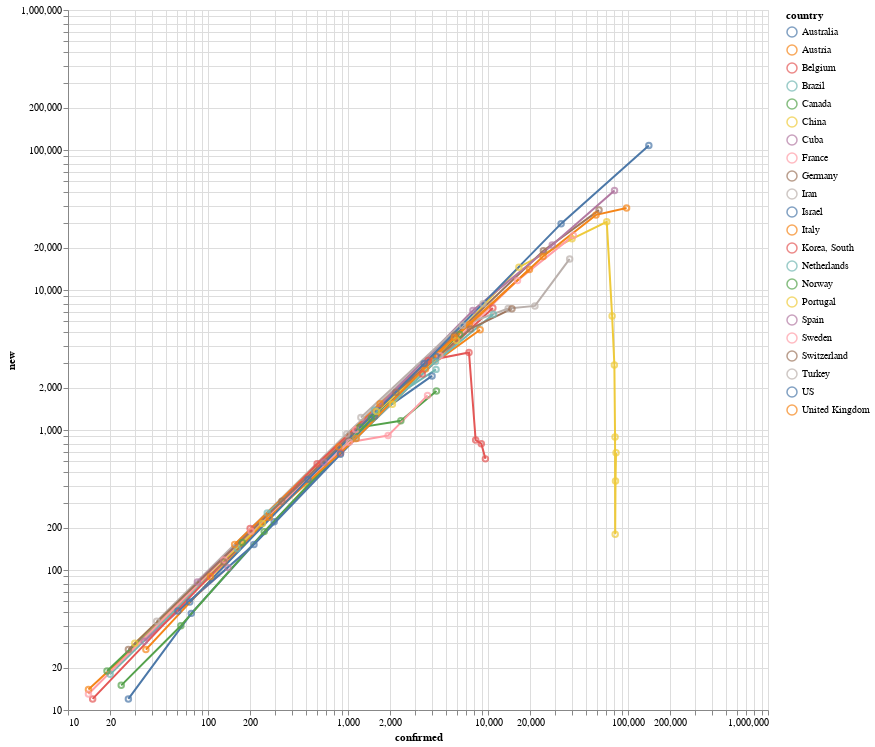

Source (notebook cell):
### Code cell
totals = raw_dfs.groupby('country').agg(total=('confirmed', 'max'))
countries = list(totals.index[totals['total'] > 3000]) + ['Cuba']

# countries = ['US', 'Italy', 'China', 'Spain', 'France', 'United Kingdom', 'Germany', 'Cuba', 'Korea, South', 'Japan']
# countries = raw_data.keys()
data = raw_dfs[raw_dfs['country'].isin(countries)]

chart = alt.Chart(data).mark_line().encode(
    x=alt.X('confirmed', scale=alt.Scale(type='log')),
    y=alt.Y('new', scale=alt.Scale(type='log')),
    color='country',
    tooltip='country',
) + alt.Chart(data).mark_point().encode(
    x=alt.X('confirmed', scale=alt.Scale(type='log')),
    y=alt.Y('new', scale=alt.Scale(type='log')),
    color='country',
)

chart.properties(width=700, height=700).interactive()

### Figure 1 — Vega-Lite specification as saved in the notebook (floating-point values rounded to 4 significant figures)
{"config": {"view": {"continuousWidth": 400, "continuousHeight": 300}}, "layer": [{"mark": "line", "encoding": {"color": {"type": "nominal", "field": "country"}, "tooltip": {"type": "nominal", "field": "country"}, "x": {"type": "quantitative", "field": "confirmed", "scale": {"type": "log"}}, "y": {"type": "quantitative", "field": "new", "scale": {"type": "log"}}}, "selection": {"selector001": {"type": "interval", "bind": "scales", "encodings": ["x", "y"]}}}, {"mark": "point", "encoding": {"color": {"type": "nominal", "field": "country"}, "x": {"type": "quantitative", "field": "confirmed", "scale": {"type": "log"}}, "y": {"type": "quantitative", "field": "new", "scale": {"type": "log"}}}}], "data": {"name": "data-6fc450d83c4810cbc31ac5a6cfa384e7"}, "height": 700, "width": 700, "$schema": "https://vega.github.io/schema/vega-lite/v4.0.2.json", "datasets": {"data-6fc450d83c4810cbc31ac5a6cfa384e7": [{"week": 5, "confirmed": 27, "new": 12.0, "country": "Australia"}, {"week": 6, "confirmed": 76, "new": 49.0, "country": "Australia"}, {"week": 7, "confirmed": 297, "new": 221.0, "country": "Australia"}, {"week": 8, "confirmed": 1549, "new": 1252.0, "country": "Australia"}, {"week": 9, "confirmed": 3984, "new": 2435.0, "country": "Australia"}, {"week": 5, "confirmed": 14, "new": 14.0, "country": "Austria"}, {"week": 6, "confirmed": 104, "new": 90.0, "country": "Austria"}, {"week": 7, "confirmed": 860, "new": 756.0, "country": "Austria"}, {"week": 8, "confirmed": 3582, "new": 2722.0, "country": "Austria"}, {"week": 9, "confirmed": 8788, "new": 5206.0, "country": "Austria"}, {"week": 6, "confirmed": 200, "new": 198.0, "country": "Belgium"}, {"week": 7, "confirmed": 886, "new": 686.0, "country": "Belgium"}, {"week": 8, "confirmed": 3401, "new": 2515.0, "country": "Belgium"}, {"week": 9, "confirmed": 10836, "new": 7435.0, "country": "Belgium"}, {"week": 6, "confirmed": 20, "new": 18.0, "country": "Brazil"}, {"week": 7, "confirmed": 162, "new": 142.0, "country": "Brazil"}, {"week": 8, "confirmed": 1546, "new": 1384.0, "country": "Brazil"}, {"week": 9, "confirmed": 4256, "new": 2710.0, "country": "Brazil"}, {"week": 5, "confirmed": 24, "new": 15.0, "country": "Canada"}, {"week": 6, "confirmed": 64, "new": 40.0, "country": "Canada"}, {"week": 7, "confirmed": 252, "new": 188.0, "country": "Canada"}, {"week": 8, "confirmed": 1469, "new": 1217.0, "country": "Canada"}, {"week": 9, "confirmed": 6280, "new": 4811.0, "country": "Canada"}, {"week": 0, "confirmed": 2075, "new": 1527.0, "country": "China"}, {"week": 1, "confirmed": 16630, "new": 14560.0, "country": "China"}, {"week": 2, "confirmed": 39829, "new": 23200.0, "country": "China"}, {"week": 3, "confirmed": 70513, "new": 30680.0, "country": "China"}, {"week": 4, "confirmed": 77022, "new": 6509.0, "country": "China"}, {"week": 5, "confirmed": 79932, "new": 2910.0, "country": "China"}, {"week": 6, "confirmed": 80823, "new": 891.0, "country": "China"}, {"week": 7, "confirmed": 81003, "new": 180.0, "country": "China"}, {"week": 8, "confirmed": 81435, "new": 432.0, "country": "China"}, {"week": 9, "confirmed": 82122, "new": 687.0, "country": "China"}, {"week": 8, "confirmed": 35, "new": 31.0, "country": "Cuba"}, {"week": 9, "confirmed": 139, "new": 104.0, "country": "Cuba"}, {"week": 5, "confirmed": 130, "new": 118.0, "country": "France"}, {"week": 6, "confirmed": 1136, "new": 1006.0, "country": "France"}, {"week": 7, "confirmed": 4532, "new": 3396.0, "country": "France"}, {"week": 8, "confirmed": 16243, "new": 11710.0, "country": "France"}, {"week": 9, "confirmed": 40708, "new": 24460.0, "country": "France"}, {"week": 5, "confirmed": 130, "new": 114.0, "country": "Germany"}, {"week": 6, "confirmed": 1040, "new": 910.0, "country": "Germany"}, {"week": 7, "confirmed": 5795, "new": 4755.0, "country": "Germany"}, {"week": 8, "confirmed": 24873, "new": 19080.0, "country": "Germany"}, {"week": 9, "confirmed": 62095, "new": 37220.0, "country": "Germany"}, {"week": 4, "confirmed": 43, "new": 43.0, "country": "Iran"}, {"week": 5, "confirmed": 978, "new": 935.0, "country": "Iran"}, {"week": 6, "confirmed": 6566, "new": 5588.0, "country": "Iran"}, {"week": 7, "confirmed": 13938, "new": 7372.0, "country": "Iran"}, {"week": 8, "confirmed": 21638, "new": 7700.0, "country": "Iran"}, {"week": 9, "confirmed": 38309, "new": 16670.0, "country": "Iran"}, {"week": 6, "confirmed": 61, "new": 51.0, "country": "Israel"}, {"week": 7, "confirmed": 213, "new": 152.0, "country": "Israel"}, {"week": 8, "confirmed": 883, "new": 670.0, "country": "Israel"}, {"week": 9, "confirmed": 4247, "new": 3364.0, "country": "Israel"}, {"week": 4, "confirmed": 155, "new": 152.0, "country": "Italy"}, {"week": 5, "confirmed": 1694, "new": 1539.0, "country": "Italy"}, {"week": 6, "confirmed": 7375, "new": 5681.0, "country": "Italy"}, {"week": 7, "confirmed": 24747, "new": 17370.0, "country": "Italy"}, {"week": 8, "confirmed": 59138, "new": 34390.0, "country": "Italy"}, {"week": 9, "confirmed": 97689, "new": 38550.0, "country": "Italy"}, {"week": 1, "confirmed": 15, "new": 12.0, "country": "Korea, South"}, {"week": 4, "confirmed": 602, "new": 573.0, "country": "Korea, South"}, {"week": 5, "confirmed": 3736, "new": 3134.0, "country": "Korea, South"}, {"week": 6, "confirmed": 7314, "new": 3578.0, "country": "Korea, South"}, {"week": 7, "confirmed": 8162, "new": 848.0, "country": "Korea, South"}, {"week": 8, "confirmed": 8961, "new": 799.0, "country": "Korea, South"}, {"week": 9, "confirmed": 9583, "new": 622.0, "country": "Korea, South"}, {"week": 6, "confirmed": 265, "new": 255.0, "country": "Netherlands"}, {"week": 7, "confirmed": 1138, "new": 873.0, "country": "Netherlands"}, {"week": 8, "confirmed": 4217, "new": 3079.0, "country": "Netherlands"}, {"week": 9, "confirmed": 10930, "new": 6713.0, "country": "Netherlands"}, {"week": 5, "confirmed": 19, "new": 19.0, "country": "Norway"}, {"week": 6, "confirmed": 176, "new": 157.0, "country": "Norway"}, {"week": 7, "confirmed": 1221, "new": 1045.0, "country": "Norway"}, {"week": 8, "confirmed": 2385, "new": 1164.0, "country": "Norway"}, {"week": 9, "confirmed": 4284, "new": 1899.0, "country": "Norway"}, {"week": 6, "confirmed": 30, "new": 30.0, "country": "Portugal"}, {"week": 7, "confirmed": 245, "new": 215.0, "country": "Portugal"}, {"week": 8, "confirmed": 1600, "new": 1355.0, "country": "Portugal"}, {"week": 9, "confirmed": 5962, "new": 4362.0, "country": "Portugal"}, {"week": 5, "confirmed": 84, "new": 82.0, "country": "Spain"}, {"week": 6, "confirmed": 673, "new": 589.0, "country": "Spain"}, {"week": 7, "confirmed": 7798, "new": 7125.0, "country": "Spain"}, {"week": 8, "confirmed": 28768, "new": 20970.0, "country": "Spain"}, {"week": 9, "confirmed": 80110, "new": 51340.0, "country": "Spain"}, {"week": 5, "confirmed": 14, "new": 13.0, "country": "Sweden"}, {"week": 6, "confirmed": 203, "new": 189.0, "country": "Sweden"}, {"week": 7, "confirmed": 1022, "new": 819.0, "country": "Sweden"}, {"week": 8, "confirmed": 1934, "new": 912.0, "country": "Sweden"}, {"week": 9, "confirmed": 3700, "new": 1766.0, "country": "Sweden"}, {"week": 5, "confirmed": 27, "new": 27.0, "country": "Switzerland"}, {"week": 6, "confirmed": 337, "new": 310.0, "country": "Switzerland"}, {"week": 7, "confirmed": 2200, "new": 1863.0, "country": "Switzerland"}, {"week": 8, "confirmed": 7474, "new": 5274.0, "country": "Switzerland"}, {"week": 9, "confirmed": 14829, "new": 7355.0, "country": "Switzerland"}, {"week": 8, "confirmed": 1236, "new": 1230.0, "country": "Turkey"}, {"week": 9, "confirmed": 9217, "new": 7981.0, "country": "Turkey"}, {"week": 5, "confirmed": 36, "new": 27.0, "country": "United Kingdom"}, {"week": 6, "confirmed": 274, "new": 238.0, "country": "United Kingdom"}, {"week": 7, "confirmed": 1145, "new": 871.0, "country": "United Kingdom"}, {"week": 8, "confirmed": 5745, "new": 4600.0, "country": "United Kingdom"}, {"week": 9, "confirmed": 19780, "new": 14040.0, "country": "United Kingdom"}, {"week": 5, "confirmed": 74, "new": 59.0, "country": "US"}, {"week": 6, "confirmed": 518, "new": 444.0, "country": "US"}, {"week": 7, "confirmed": 3499, "new": 2981.0, "country": "US"}, {"week": 8, "confirmed": 33276, "new": 29780.0, "country": "US"}, {"week": 9, "confirmed": 140886, "new": 107600.0, "country": "US"}]}}
